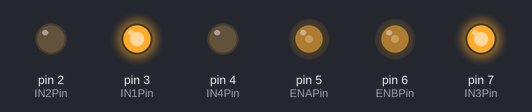
Bench run of a sketch on a simulated Arduino Uno, built with avr-gcc and run on an emulated ATmega328P. On the bench: output pins drawn as LEDs (lit = HIGH).

Above: at 0.5 s.
At 1.5 s:
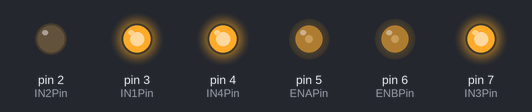
At 2.5 s:
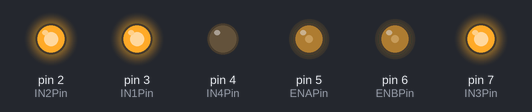
At 3.5 s:
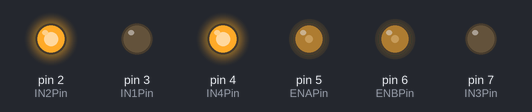
Timing chart, 0 to 5.2 s (numbered marks = the images above):
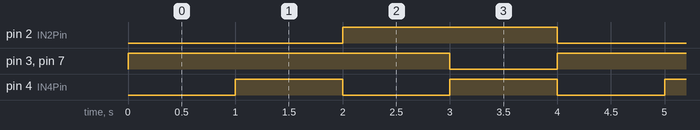

The sketch:

VLf.ino
```cpp
// 3번과 4번 핀은 모터 제어에 관한 핀
int IN1Pin =3;
int IN2Pin =2;
int IN3Pin =7;
int IN4Pin =4;
// 5번핀은 모터의 험을 성정해주는
int ENAPin =5;
int ENBPin =6;
int time_set = 1000;


void FF(int a){
  digitalWrite(IN1Pin, HIGH);
  digitalWrite(IN2Pin, LOW);
  digitalWrite(IN3Pin, HIGH);
  digitalWrite(IN4Pin, LOW);
  delay(a);
}
void FL(int a){
  digitalWrite(IN1Pin, HIGH);
  digitalWrite(IN2Pin, HIGH);
  digitalWrite(IN3Pin, HIGH);
  digitalWrite(IN4Pin, LOW);
  delay(a);
}
void FR(int a){
  digitalWrite(IN1Pin, HIGH);
  digitalWrite(IN2Pin, LOW);
  digitalWrite(IN3Pin, HIGH);
  digitalWrite(IN4Pin, HIGH);
  delay(a);
}
void RR(int a){
  digitalWrite(IN1Pin, LOW);
  digitalWrite(IN2Pin, HIGH);
  digitalWrite(IN3Pin, LOW);
  digitalWrite(IN4Pin, HIGH);
  delay(a);
}
void setup() {
  pinMode(IN1Pin, OUTPUT);
  pinMode(IN2Pin, OUTPUT); // 3. 4번 제어핀들은 핀오드를 출력은로 성정
  pinMode(IN3Pin, OUTPUT);
  pinMode(IN4Pin, OUTPUT); // 3. 4번 제어핀들은 핀오드를 출력은로 성정
  analogWrite(ENAPin, 80);
  analogWrite(ENBPin, 80);
}
void loop(){
  FF(time_set);
  FR(time_set);
  FL(time_set);
  RR(time_set);
}
```

Measured:
- by itself, pin 2 (IN2Pin): alternates HIGH for 2.0 s and LOW for 2.0 s
- by itself, pin 3 (IN1Pin), pin 7 (IN3Pin): alternates HIGH for 3.0 s and LOW for 1.0 s
- by itself, pin 4 (IN4Pin): alternates HIGH for 1.0 s and LOW for 1.0 s
